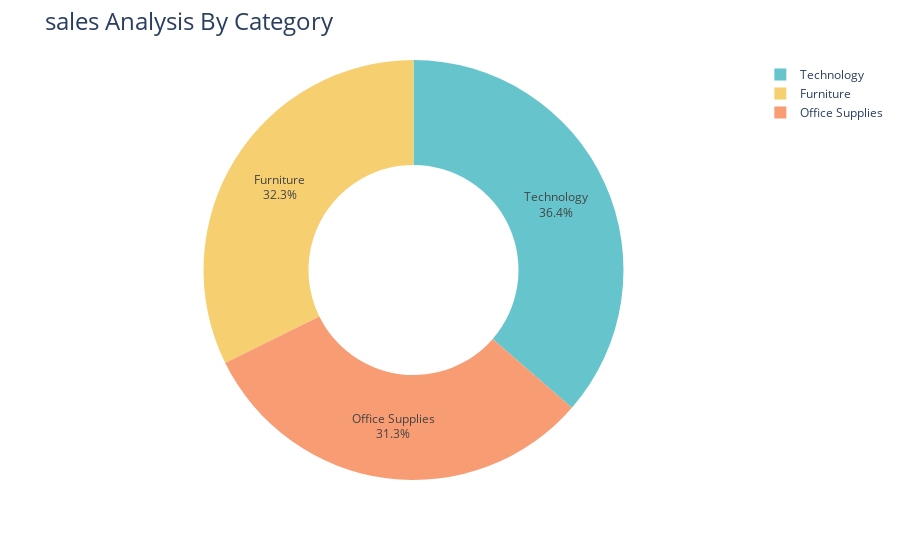

Notebook code cell kept with this figure:
### Code cell
fig = px.pie(sales_by_category,
             values = 'Sales',
             names = 'Category',
             hole =0.5,
             color_discrete_sequence=px.colors.qualitative.Pastel)
fig.update_traces(textposition= 'inside', textinfo='percent+label')
fig.update_layout(title_text= 'sales Analysis By Category', title_font=dict(size=24))
fig.show()

### Figure 1 — Plotly figure (JSON) as saved in the notebook; plotly's stock layout.template omitted (floating-point values rounded to 4 significant figures)
{"data": [{"domain": {"x": [0, 1], "y": [0, 1]}, "hole": 0.5, "hovertemplate": "Category=%{label}<br>Sales=%{value}<extra></extra>", "labels": ["Furniture", "Office Supplies", "Technology"], "legendgroup": "", "name": "", "showlegend": true, "textinfo": "percent+label", "textposition": "inside", "type": "pie", "values": [742000.0, 719000.0, 836200.0]}], "layout": {"autosize": true, "legend": {"tracegroupgap": 0}, "margin": {"t": 60}, "piecolorway": ["rgb(102, 197, 204)", "rgb(246, 207, 113)", "rgb(248, 156, 116)", "rgb(220, 176, 242)", "rgb(135, 197, 95)", "rgb(158, 185, 243)", "rgb(254, 136, 177)", "rgb(201, 219, 116)", "rgb(139, 224, 164)", "rgb(180, 151, 231)", "rgb(179, 179, 179)"], "title": {"font": {"size": 24}, "text": "sales Analysis By Category"}}}
